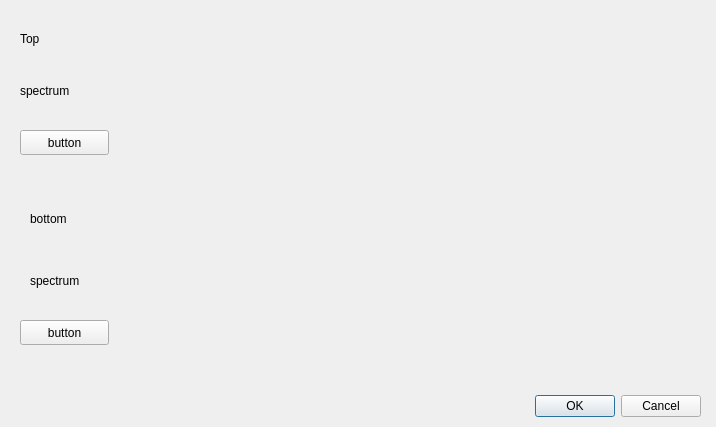
<?xml version="1.0" encoding="UTF-8"?>
<ui version="4.0">
 <class>Dialog</class>
 <widget class="QDialog" name="Dialog">
  <property name="geometry">
   <rect>
    <x>0</x>
    <y>0</y>
    <width>716</width>
    <height>427</height>
   </rect>
  </property>
  <property name="windowTitle">
   <string>Dialog</string>
  </property>
  <widget class="QDialogButtonBox" name="spectrum_button">
   <property name="geometry">
    <rect>
     <x>360</x>
     <y>390</y>
     <width>341</width>
     <height>32</height>
    </rect>
   </property>
   <property name="orientation">
    <enum>Qt::Horizontal</enum>
   </property>
   <property name="standardButtons">
    <set>QDialogButtonBox::Cancel|QDialogButtonBox::Ok</set>
   </property>
  </widget>
  <widget class="QLabel" name="Top">
   <property name="geometry">
    <rect>
     <x>20</x>
     <y>30</y>
     <width>67</width>
     <height>17</height>
    </rect>
   </property>
   <property name="text">
    <string>Top</string>
   </property>
  </widget>
  <widget class="QLabel" name="spectrum_image1">
   <property name="geometry">
    <rect>
     <x>20</x>
     <y>60</y>
     <width>471</width>
     <height>61</height>
    </rect>
   </property>
   <property name="text">
    <string>spectrum</string>
   </property>
  </widget>
  <widget class="QLabel" name="Bottom">
   <property name="geometry">
    <rect>
     <x>30</x>
     <y>210</y>
     <width>67</width>
     <height>17</height>
    </rect>
   </property>
   <property name="text">
    <string>bottom</string>
   </property>
  </widget>
  <widget class="QLabel" name="spectrum_image2">
   <property name="geometry">
    <rect>
     <x>30</x>
     <y>250</y>
     <width>471</width>
     <height>61</height>
    </rect>
   </property>
   <property name="text">
    <string>spectrum</string>
   </property>
  </widget>
  <widget class="QPushButton" name="color_select1">
   <property name="geometry">
    <rect>
     <x>20</x>
     <y>130</y>
     <width>89</width>
     <height>25</height>
    </rect>
   </property>
   <property name="text">
    <string>button</string>
   </property>
  </widget>
  <widget class="QPushButton" name="color_select1_2">
   <property name="geometry">
    <rect>
     <x>20</x>
     <y>320</y>
     <width>89</width>
     <height>25</height>
    </rect>
   </property>
   <property name="text">
    <string>button</string>
   </property>
  </widget>
 </widget>
 <resources/>
 <connections>
  <connection>
   <sender>spectrum_button</sender>
   <signal>accepted()</signal>
   <receiver>Dialog</receiver>
   <slot>accept()</slot>
   <hints>
    <hint type="sourcelabel">
     <x>248</x>
     <y>254</y>
    </hint>
    <hint type="destinationlabel">
     <x>157</x>
     <y>274</y>
    </hint>
   </hints>
  </connection>
  <connection>
   <sender>spectrum_button</sender>
   <signal>rejected()</signal>
   <receiver>Dialog</receiver>
   <slot>reject()</slot>
   <hints>
    <hint type="sourcelabel">
     <x>316</x>
     <y>260</y>
    </hint>
    <hint type="destinationlabel">
     <x>286</x>
     <y>274</y>
    </hint>
   </hints>
  </connection>
 </connections>
</ui>
